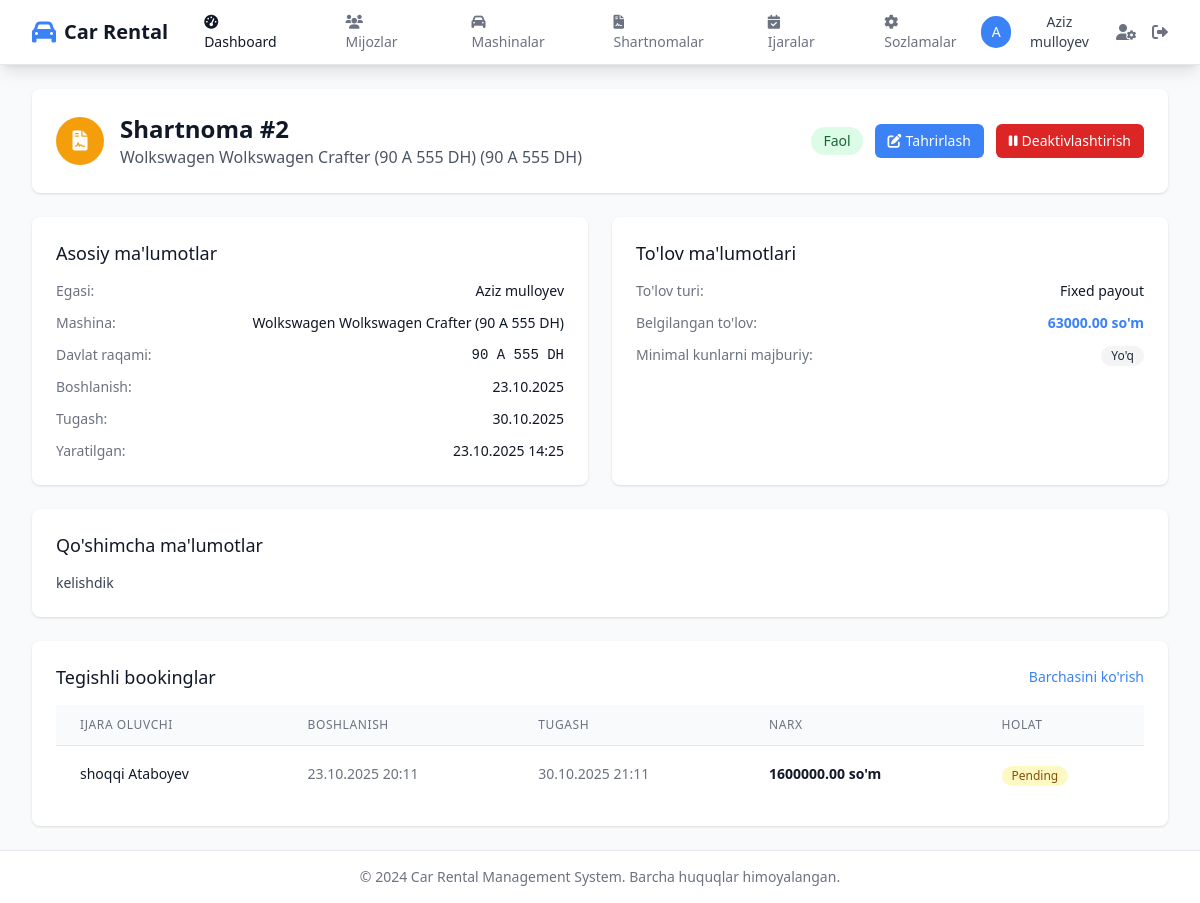
The app's page /contracts/2/ (signed in), older data.
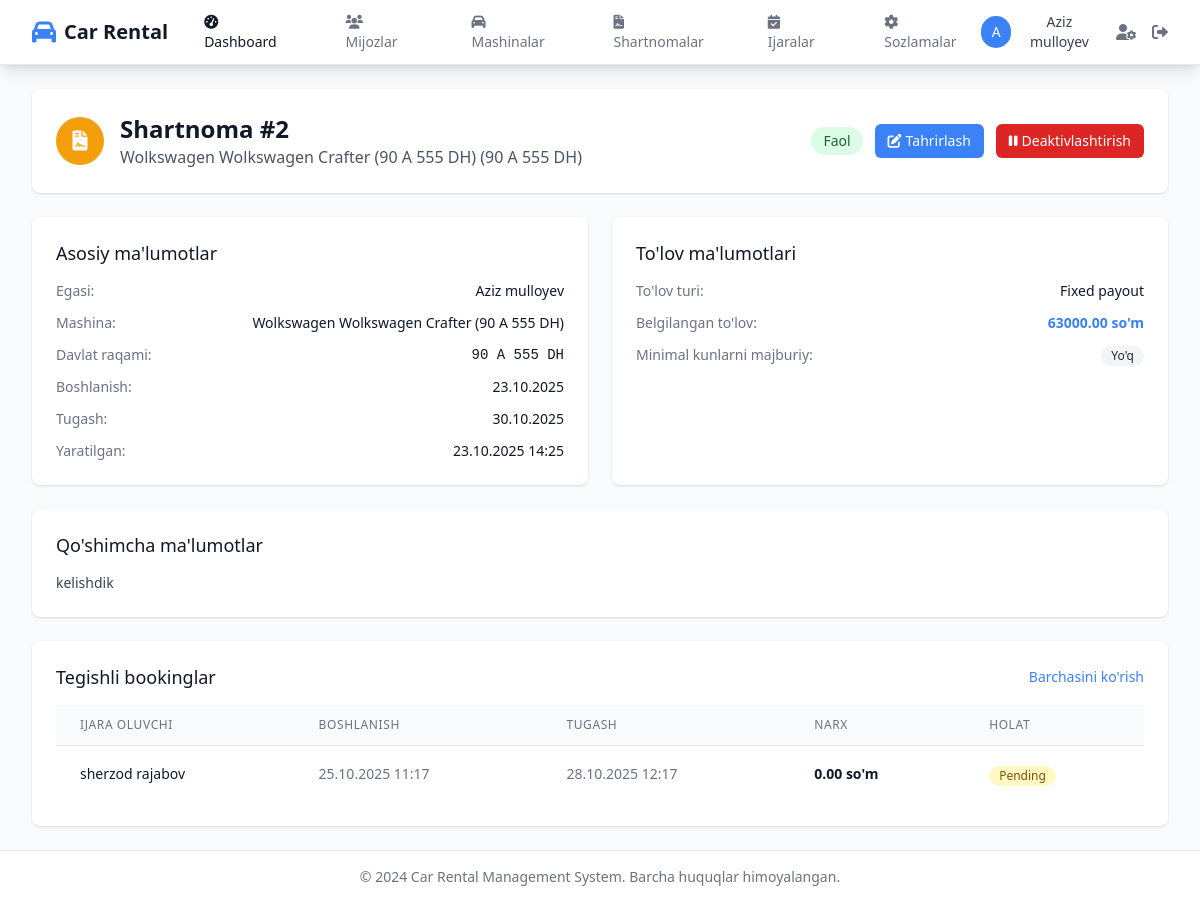
The same page, newer data.
### bookings/models.py (models this page shows, shortened)
class Booking(models.Model):
    STATUS_CHOICES = [
        ("pending", "Pending"),
        ("active", "Active"),
        ("completed", "Completed"),
        ("cancelled", "Cancelled"),
    ]
    PAYMENT_STATUS_CHOICES = [
        ("unpaid", "Unpaid"),
        ("partial", "Partial"),
        ("paid", "Paid"),
    ]
    PAYMENT_TYPES = [
        ('deposit', 'Depozit'),
        ('advance', 'Oldindan to\'lov'),
        ('final', 'Yakuniy to\'lov'),
        ('other', 'Boshqa')
    ]
    renter = models.ForeignKey(CustomUser, on_delete=models.CASCADE, related_name="bookings")
    vehicle = models.ForeignKey(Vehicle, on_delete=models.CASCADE, related_name="bookings")
    start_at = models.DateTimeField()
    end_at = models.DateTimeField()
    status = models.CharField(max_length=20, choices=STATUS_CHOICES, default="pending")
    payment_status = models.CharField(max_length=20, choices=PAYMENT_STATUS_CHOICES, default="unpaid")
    total_price = models.DecimalField(
        max_digits=12,
        decimal_places=2,
        default=Decimal("0.00"),
        blank=True,
        null=True
    )
    deposit_amount = models.DecimalField(
        max_digits=10,
        decimal_places=2,
        default=Decimal("0.00"),
        blank=True,
        null=True
    )
    paid_amount = models.DecimalField(
        max_digits=12,
        decimal_places=2,
        default=Decimal("0.00"),
        blank=True,
        null=True
    )
    owner_earned = models.DecimalField(
        max_digits=12,
        decimal_places=2,
        default=Decimal("0.00"),
        blank=True,
        null=True
    )
    company_earned = models.DecimalField(
        max_digits=12,
        decimal_places=2,
        default=Decimal("0.00"),
        blank=True,
        null=True
    )
    created_at = models.DateTimeField(auto_now_add=True)
    updated_at = models.DateTimeField(auto_now=True)
    class Meta:
        ordering = ['-created_at']

### accounts/models.py (models this page shows, shortened)
class CustomUser(AbstractUser):
    class Roles(models.TextChoices):
        OWNER = "owner", "Mashina egasi"
        RENTER = "renter", "Ijara oluvchi"
    role = models.CharField(max_length=10, choices=Roles.choices)
    phone = models.CharField(max_length=30, blank=True)
    is_verified = models.BooleanField(default=False)

### contracts/views.py (the view)
# urls.py: path('<int:pk>/', views.contract_detail, name='contract_detail'),
@login_required
def contract_detail(request, pk):
    contract = get_object_or_404(Contract, pk=pk)
    user = request.user
    if user.role == 'owner' and contract.owner != user:
        messages.error(request, 'Bu shartnomani ko\'rish huquqingiz yo\'q.')
        return redirect('contract_list')
    elif user.role == 'renter':
        messages.error(request, 'Bu shartnomani ko\'rish huquqingiz yo\'q.')
        return redirect('dashboard')
    bookings = contract.vehicle.bookings.filter(
        start_at__date__gte=contract.start_date
    )
    if contract.end_date:
        bookings = bookings.filter(start_at__date__lte=contract.end_date)
    context = {
        'contract': contract,
        'bookings': bookings[:20],  # Last 20 bookings
    }
    return render(request, 'contracts/contract_detail.html', context)

### contracts/models.py (called while the page is built)
    def __str__(self):
        return f"Contract: {self.owner.username} - {self.vehicle.plate_number}"

### vehicles/models.py (called while the page is built)
    def __str__(self):
        return self.name

    def __str__(self):
        return f"{self.make.name} {self.name}"

    def __str__(self):
        display_name = self.name or f"{self.make} {self.model}" if self.make and self.model else "Unknown Vehicle"
        return f"{display_name} ({self.plate_number})"

### templates/contracts/contract_detail.html (shortened to what the changed rows need)
{% extends 'base.html' %}
{% block content %}
<div class="space-y-6">
    <div class="bg-white shadow rounded-lg">
        <div class="px-4 py-5 sm:p-6">
            <div class="flex items-center justify-between">
                <div class="flex items-center">
                    <div class="ml-4">
                        <h1 class="text-2xl font-bold text-gray-900">Shartnoma #{{ contract.id }}</h1>
                    </div>
                </div>
            </div>
        </div>
    </div>
    <div class="bg-white shadow rounded-lg">
        <div class="px-4 py-5 sm:p-6">
            {% if bookings %}
            <div class="overflow-hidden">
                <table class="min-w-full divide-y divide-gray-200">
                    <thead class="bg-gray-50">
                        <tr>
                            <th class="px-6 py-3 text-left text-xs font-medium text-gray-500 uppercase tracking-wider">Ijara oluvchi</th>
                            <th class="px-6 py-3 text-left text-xs font-medium text-gray-500 uppercase tracking-wider">Boshlanish</th>
                            <th class="px-6 py-3 text-left text-xs font-medium text-gray-500 uppercase tracking-wider">Tugash</th>
                            <th class="px-6 py-3 text-left text-xs font-medium text-gray-500 uppercase tracking-wider">Narx</th>
                            <th class="px-6 py-3 text-left text-xs font-medium text-gray-500 uppercase tracking-wider">Holat</th>
                        </tr>
                    </thead>
                    <tbody class="bg-white divide-y divide-gray-200">
                        {% for booking in bookings %}
                        <tr>
                            <td class="px-6 py-4 whitespace-nowrap text-sm font-medium text-gray-900">
                                {{ booking.renter.get_full_name|default:booking.renter.username }}
                            </td>
                            <td class="px-6 py-4 whitespace-nowrap text-sm text-gray-500">
                                {{ booking.start_at|date:"d.m.Y H:i" }}
                            </td>
                            <td class="px-6 py-4 whitespace-nowrap text-sm text-gray-500">
                                {{ booking.end_at|date:"d.m.Y H:i" }}
                            </td>
                            <td class="px-6 py-4 whitespace-nowrap text-sm text-gray-900 font-semibold">
                                {{ booking.total_price }} so'm
                            </td>
                            <td class="px-6 py-4 whitespace-nowrap">
                                <span class="inline-flex items-center px-2.5 py-0.5 rounded-full text-xs font-medium
                                    {% if booking.status == 'active' %}bg-green-100 text-green-800
                                    {% elif booking.status == 'completed' %}bg-blue-100 text-blue-800
                                    {% elif booking.status == 'cancelled' %}bg-red-100 text-red-800
                                    {% else %}bg-yellow-100 text-yellow-800{% endif %}">
                                    {{ booking.get_status_display }}
                                </span>
                            </td>
                        </tr>
                        {% endfor %}
                    </tbody>
                </table>
            </div>
            {% else %}
            <div class="text-center py-8">
                <i class="fas fa-calendar-times text-gray-400 text-3xl mb-2"></i>
                <p class="text-gray-500">Hozircha bookinglar mavjud emas</p>
            </div>
            {% endif %}
        </div>
    </div>
</div>
{% endblock %}

Row changes from the older to the newer data that the page shows:
no longer on this page (row edited): Booking: renter.get_full_name "shoqqi Ataboyev", start_at "23.10.2025 20:11", end_at "30.10.2025 21:11", total_price "1600000.00", status "Pending"
added Booking: renter.get_full_name "sherzod rajabov", start_at "25.10.2025 11:17", end_at "28.10.2025 12:17", total_price "0.00", status "Pending"
